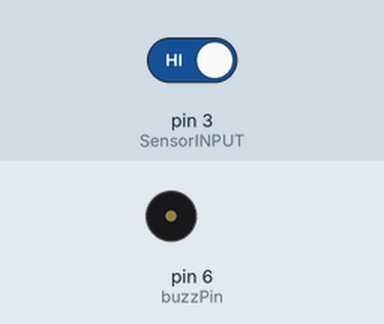
A sketch run on a simulated Arduino Uno, built with avr-gcc and run on an emulated ATmega328P. On the bench: buzzer (waves = sounding, pin HIGH). The test bench sets the inputs (shaded band); at power-on: pin 3 (SensorINPUT) HIGH.

Above: at 1.2 s.
1.3 s: pin 3 (SensorINPUT) driven LOW
At 1.7 s:
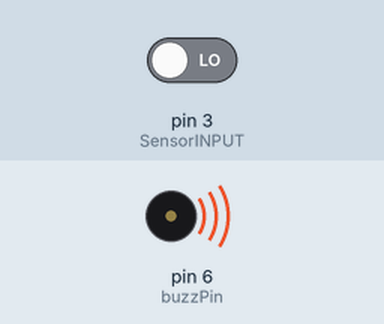
Timing chart, 0 to 4.3 s (numbered marks = the images above; inputs shaded):
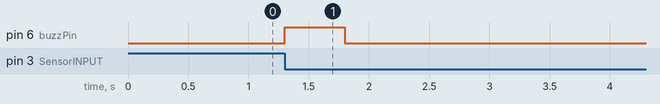

The sketch:

VibrationDetector.ino
```cpp
#define buzzPin 6
#define SensorINPUT 3 //Connect the sensor to digital Pin 3 which is Interrupt 1.
unsigned char state = 0;
void setup() {
pinMode(buzzPin, OUTPUT);
pinMode(SensorINPUT, INPUT);
// Trigger the blink function when the falling edge is detected
attachInterrupt(1, blink, FALLING);
}
void loop() {
if (state != 0){
  state = 0;
  digitalWrite(buzzPin, HIGH);
  delay(500);
}
else
  digitalWrite(buzzPin, LOW);
}
void blink(){ //Interrupts function
  state++;
}
```

Measured:
- after the input at 1.3 s, pin 6 (buzzPin): LOW → HIGH at once, → LOW 0.50 s later
